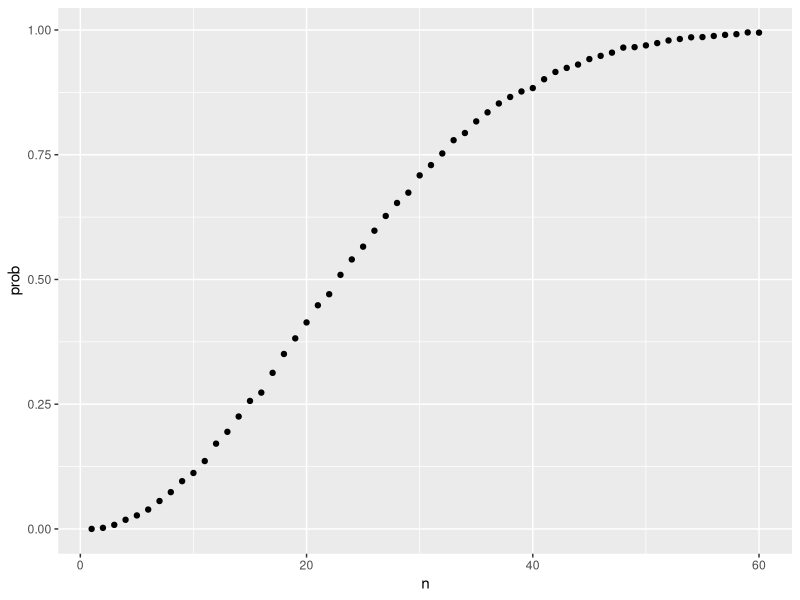
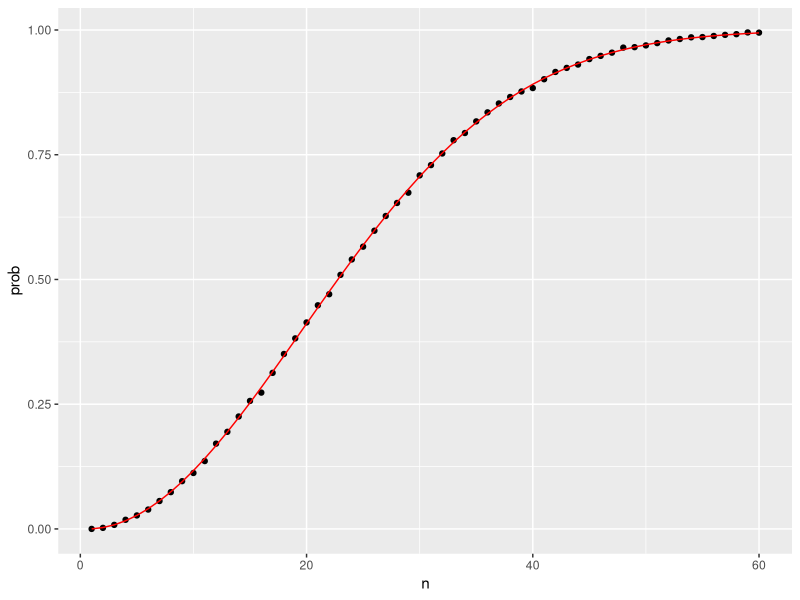
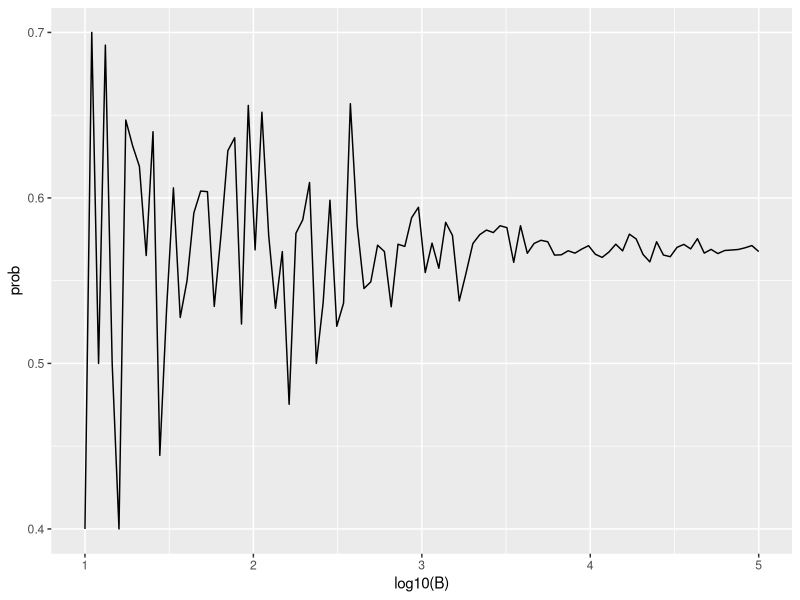

Write the R code that produced these figures, in order.
#### Probability ####
# Monte Carlo simulations for categorical data
# Function: sample(): to get one sample.
#Function: rep(): to generate one experiment. Its arguments
#are one vector that contains the list of the subjects and times
# one vector that contains the number of repetitions.
#Function: replicate (): permits us repeat the experiment a lot of times.
#Function: prop.table(): give us the probability.
#Function: paste():to create strings by joinning smaller things.
#Function: expand.grid(): gives us all the permutations of entries of two vectors.
#Function: permutation(): to get the permutation. First we should
# code library(gtools)
beads <- rep(c("red","blue"), times = c(2,3))
beads

sample(beads,1)

B <- 10000
events <- replicate(B, sample(beads,1))
results <- table(events)
prop.table(results)

set.seed(1986)

#With and without replacement
events <- sample(beads, B, replace = TRUE)
prop.table(table(events))

#Conditions and permutations

number <- "Three"
suit <- "Hearts"
paste(number,suit)

paste(letters[1:5], as.character(1:5))

expand.grid(pants = c("blue","black"), 
            shirt = c("white","grey","plaid"))
suits <- c("Diamonds","Clubs","Hearts","Spades")
numbers <- c("Ace","Deuce","Three","Four","Five","Six","Seven",
             "Eight","Nine","Ten","Jack","Queen","King")
deck <- expand.grid(number = numbers, suit = suits)
deck <- paste(deck$number, deck$suit)

kings <- paste("King", suits)
mean(deck %in% kings)

library(gtools)
permutations(3,2) #Permutation of 3 in 2.

all_phone_numbers <- permutations(10,7,v = 0:9)
n <- nrow(all_phone_numbers)
index <- sample(n,5)
all_phone_numbers[index,]

hands <- permutations(52,2,v = deck)

first_card <- hands[,1]
second_card <- hands[,2]


kings <- paste("King", suits)
sum(first_card %in% kings)

#Probability that the second card contains one king is the first one got one

sum(first_card%in%kings & second_card%in%kings)/sum(first_card%in%kings)

#Combinations

combinations(3,2)

aces <- paste("Ace", suits)

facecard <- c("King","Queen","Jack","Ten")
facecard <- expand.grid(number = facecard,suit = suits)
facecard <- paste(facecard$number, facecard$suit)

hands <- combinations(52,2,v = deck)
mean(hands[,1]%in%aces & hands[,2]%in%facecard)

#Monte Carlo example

hand <- sample(deck, 2)
hand

# Monty Hall Problem

B <- 10000 # number of replicates
monty_hall <- function(strategy){
  doors <- as.character(1:3) # doors the i could choose
  prize <- sample(c("car","goat","goat"))
  prize_door <- doors[prize == "car"] # the prize door
  my_pick <- sample(doors,1) # my first pick
  show <- sample(doors[!doors %in% c(my_pick, prize_door)],1)# the door will show us
  stick <-my_pick
  stick == prize_door
  switch <- doors[!doors%in%c(my_pick, show)] # if we decide to change it
  choice <- ifelse(strategy == "stick", stick, switch)
  choice == prize_door
  }

stick <- replicate (B, monty_hall("stick"))
mean(stick)

stick <- replicate (B, monty_hall("switch"))
mean(stick)

#Birthday problem

n <- 50
bdays <- sample(1:365,n,replace = TRUE)
bdays

table(duplicated(bdays))

B <- 10000
same_birthday <- function(n){
  bdays <- sample(1:365,n,replace = TRUE)
  any(duplicated(bdays))
}

same_birthday(50)

  results <- replicate(B, same_birthday(25))
  mean(results)

compute_prob <- function(n, B= 10000){
  results <- replicate(B, same_birthday(n))
  mean(results)
}

# sapply function

n <- seq(1,60)
prob <- sapply(n,compute_prob)

library(tidyverse)
prob <- sapply(n, compute_prob)
qplot(n, prob)


#using the multiplication rule
exact_prob <- function(n){
  prob_unique <- seq(365,365-n+1)/365
  1 - prod(prob_unique)
  }

eprob <- sapply(n, exact_prob)
qplot(n,prob) + geom_line(aes(n,eprob), col = "red")

#Infinity in practice
B <- 10^seq(1,5,len = 100)
compute_prob <- function(B, n=25){
  same_day <- replicate(B, same_birthday(n))
  mean(same_day)
}

prob <- sapply(B,compute_prob)

qplot(log10(B),prob, geom = "line")

